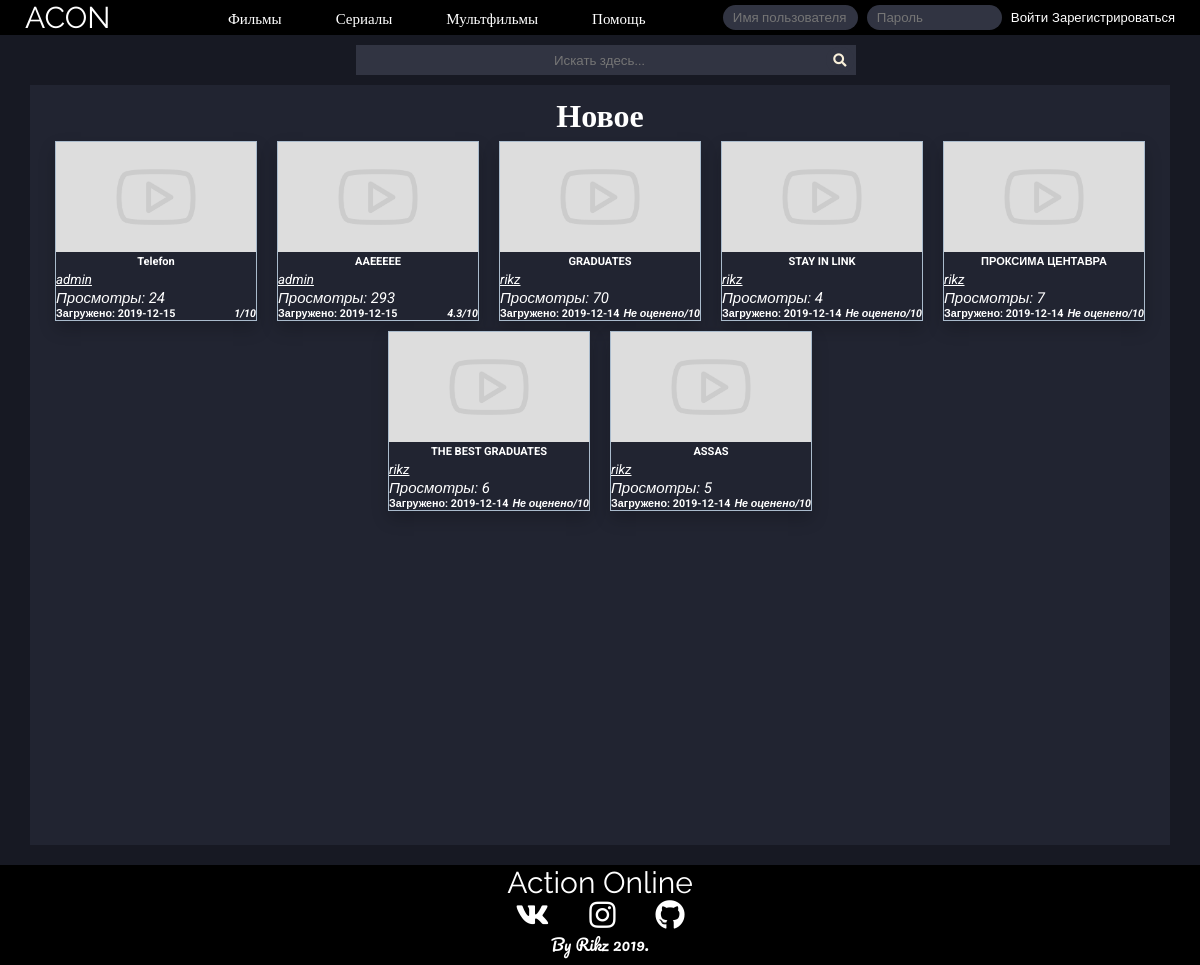
Before: / with the older database file.
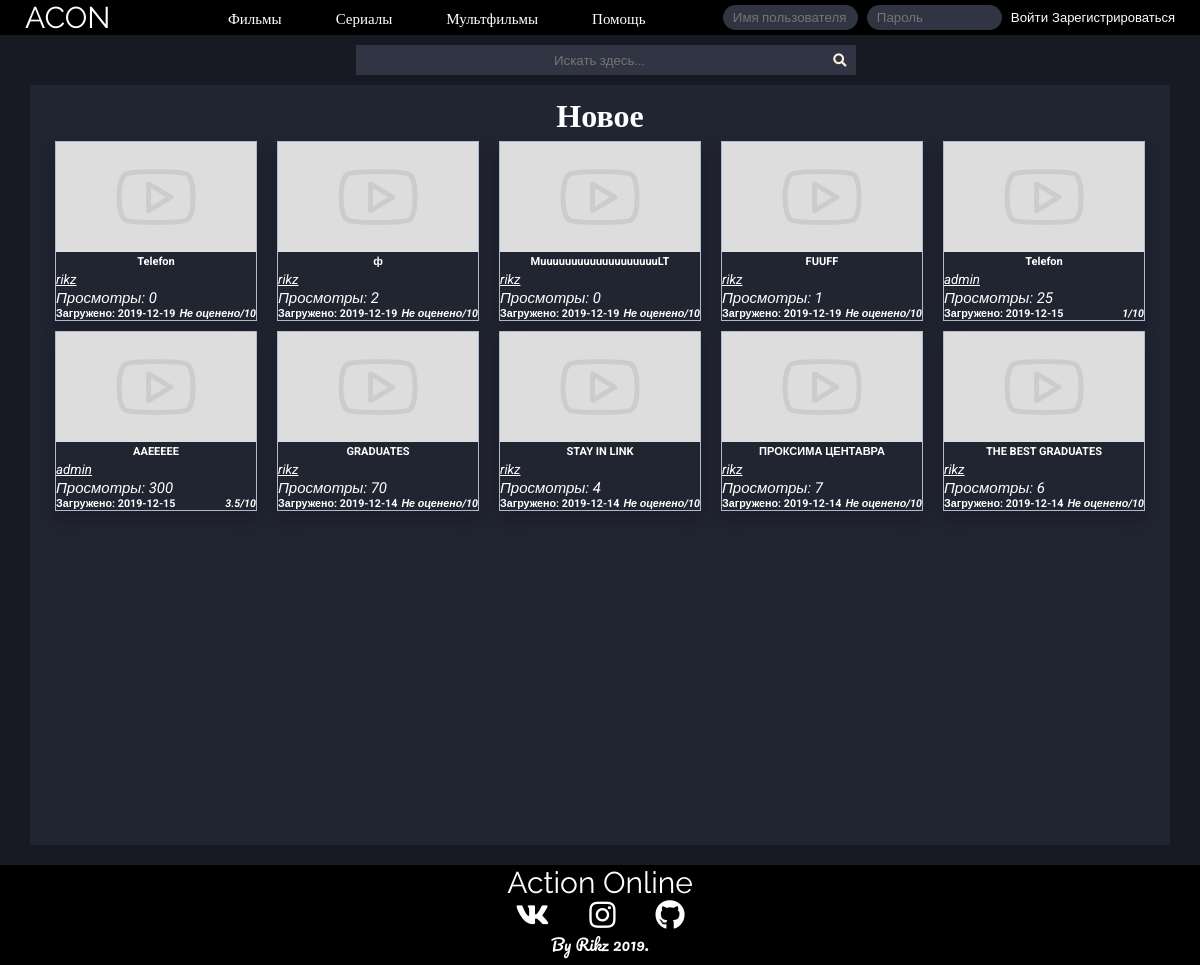
After: the same page with the newer database file.
### tables this page shows
CREATE TABLE `files` (
  `id` int(11) UNSIGNED NOT NULL,
  `title` varchar(250) NOT NULL,
  `description` text DEFAULT NULL,
  `preview` varchar(500) DEFAULT NULL,
  `location` varchar(500) NOT NULL,
  `author` varchar(200) DEFAULT NULL,
  `main_genre` int(11) UNSIGNED NOT NULL DEFAULT 1,
  `creator` int(11) UNSIGNED NOT NULL,
  `upload_date` date NOT NULL,
  `views` int(15) UNSIGNED DEFAULT NULL,
  `middle_rating` float UNSIGNED NOT NULL DEFAULT 0,
  `showing` int(10) UNSIGNED NOT NULL,
  `moderating` int(11) UNSIGNED NOT NULL
);

### blocks/home.php (the view, shortened to what this page needs)
<?php
function draw_video($query = 0) {
	if ($query) {
		require "lib/db.php";
		$data = mysqli_query($dbc,$query);
		$info = mysqli_fetch_assoc($data);
		echo "<div class='videos'>";
		while ($info) {
				if (!$info['preview'] || !file_exists($info['preview'])) {
					$info['preview'] = "images\\vid_paceholder.jpg";
				}
				if (!$info['middle_rating']) {
					$info['middle_rating'] = "Не оценено";
				}
				echo "
		        <div class='video'>
		        	<form method='GET' action='watch'>
		            <button class='videoButton' name='vid' value=".$info['id']."><img class='videoPreview' src=".$info['preview'].">
		            <h5>".$info['title']."</h5>
		            </button></form>
		            <form method='GET' action='account'>
		            <p>".accountButton($info['creator'])."</p>
		            </form>
		            <i id='homeViews'>Просмотры: ".$info['views']."</i>
		            <h6 id='homeAddInfo'>Загружено: ".$info['upload_date']."<i>".$info['middle_rating']."/10</i></h6>
		        </div>";
		        $info = mysqli_fetch_assoc($data);
		}
		echo "</div>";
	}
}
?>
<p id="flex_center"><?php accountButton(1); ?></p>
<h1 id='about'>Новое</h1>
		<?php
		$query = "SELECT id,title,preview,creator,upload_date,views,middle_rating FROM `files` WHERE showing = 1 ORDER BY `files`.`upload_date` DESC LIMIT 10";
		draw_video($query);
		?>
	</div>

### lib/mainFunctions.php (shortened to what this page needs)
<?php
  function NameByid($id = 0) {
    if (!$id) {
      return ;
    }
    else {
      require "lib/db.php";
      $query = "SELECT username FROM `users` WHERE id = ? LIMIT 1";
      $stmt = mysqli_prepare($dbc,$query);
      mysqli_stmt_bind_param($stmt, 'i', $id);
      mysqli_stmt_execute($stmt);
      mysqli_stmt_bind_result($stmt,$user);
      return $user;
    }
  }
  function accountButton($id,$text = '') {
    return "<button type='submit' id='idNameButton' name='user_link' value=".$id.">".$text."<i class='line_under'>".NameByid($id)."</i></button>";
  }
?>

Changed rows visible on the page:
no longer on this page (row unchanged): files: $info['id'] 17 (drawn), title "ASSAS", $id 1 (drawn), id "rikz", views "5", upload_date "2019-12-14", middle_rating "Не оценено"
added files: $info['id'] 34 (drawn), title "Telefon", $id 1 (drawn), id "rikz", views "0", upload_date "2019-12-19", middle_rating "Не оценено"
added files: $info['id'] 36 (drawn), title "ф", $id 1 (drawn), id "rikz", views "2", upload_date "2019-12-19", middle_rating "Не оценено"
added files: $info['id'] 37 (drawn), title "MuuuuuuuuuuuuuuuuuuuLT", $id 1 (drawn), id "rikz", views "0", upload_date "2019-12-19", middle_rating "Не оценено"
added files: $info['id'] 38 (drawn), title "FUUFF", id "rikz", views "1", upload_date "2019-12-19", middle_rating "Не оценено"
changed files (number 5 of 10 on the later page): views "24" → "25"
changed files "AAEEEEE": views "293" → "300"; middle_rating "4.3" → "3.5"
